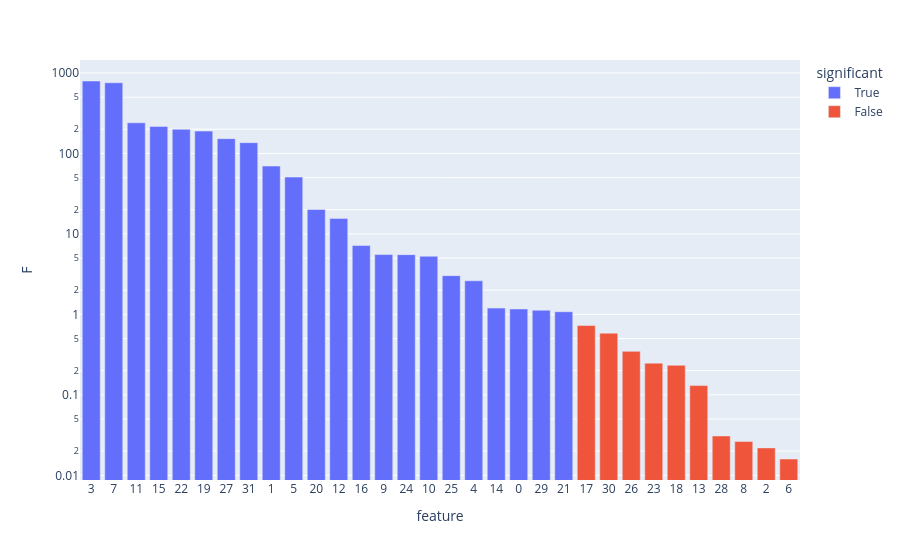

Here is the notebook cell this chart was saved with:
### Code cell
fig = px.bar(df, x='feature', y='F', color='significant', log_y=True)
fig.update_xaxes(type='category', categoryorder='total descending')
fig.show()

### Figure 1 — Plotly figure (JSON) as saved in the notebook; plotly's stock layout.template omitted (floating-point values rounded to 4 significant figures)
{"data": [{"hovertemplate": "significant=True<br>feature=%{x}<br>F=%{y}<extra></extra>", "legendgroup": "True", "marker": {"color": "#636efa", "pattern": {"shape": ""}}, "name": "True", "orientation": "v", "showlegend": true, "textposition": "auto", "type": "bar", "x": [0, 1, 3, 4, 5, 7, 9, 10, 11, 12, 14, 15, 16, 19, 20, 21, 22, 24, 25, 27, 29, 31], "xaxis": "x", "y": [1.168, 69.8, 795.2, 2.615, 50.81, 756.5, 5.536, 5.277, 240.3, 15.59, 1.197, 216.9, 7.167, 189.7, 20.11, 1.079, 199.5, 5.528, 3.029, 152.8, 1.125, 136.2], "yaxis": "y"}, {"hovertemplate": "significant=False<br>feature=%{x}<br>F=%{y}<extra></extra>", "legendgroup": "False", "marker": {"color": "#EF553B", "pattern": {"shape": ""}}, "name": "False", "orientation": "v", "showlegend": true, "textposition": "auto", "type": "bar", "x": [2, 6, 8, 13, 17, 18, 23, 26, 28, 30], "xaxis": "x", "y": [0.02191, 0.01595, 0.02626, 0.1303, 0.7264, 0.2331, 0.2478, 0.3471, 0.03084, 0.5842], "yaxis": "y"}], "layout": {"barmode": "relative", "legend": {"title": {"text": "significant"}, "tracegroupgap": 0}, "margin": {"t": 60}, "xaxis": {"anchor": "y", "categoryorder": "total descending", "domain": [0, 1], "title": {"text": "feature"}, "type": "category"}, "yaxis": {"anchor": "x", "domain": [0, 1], "title": {"text": "F"}, "type": "log"}}}
